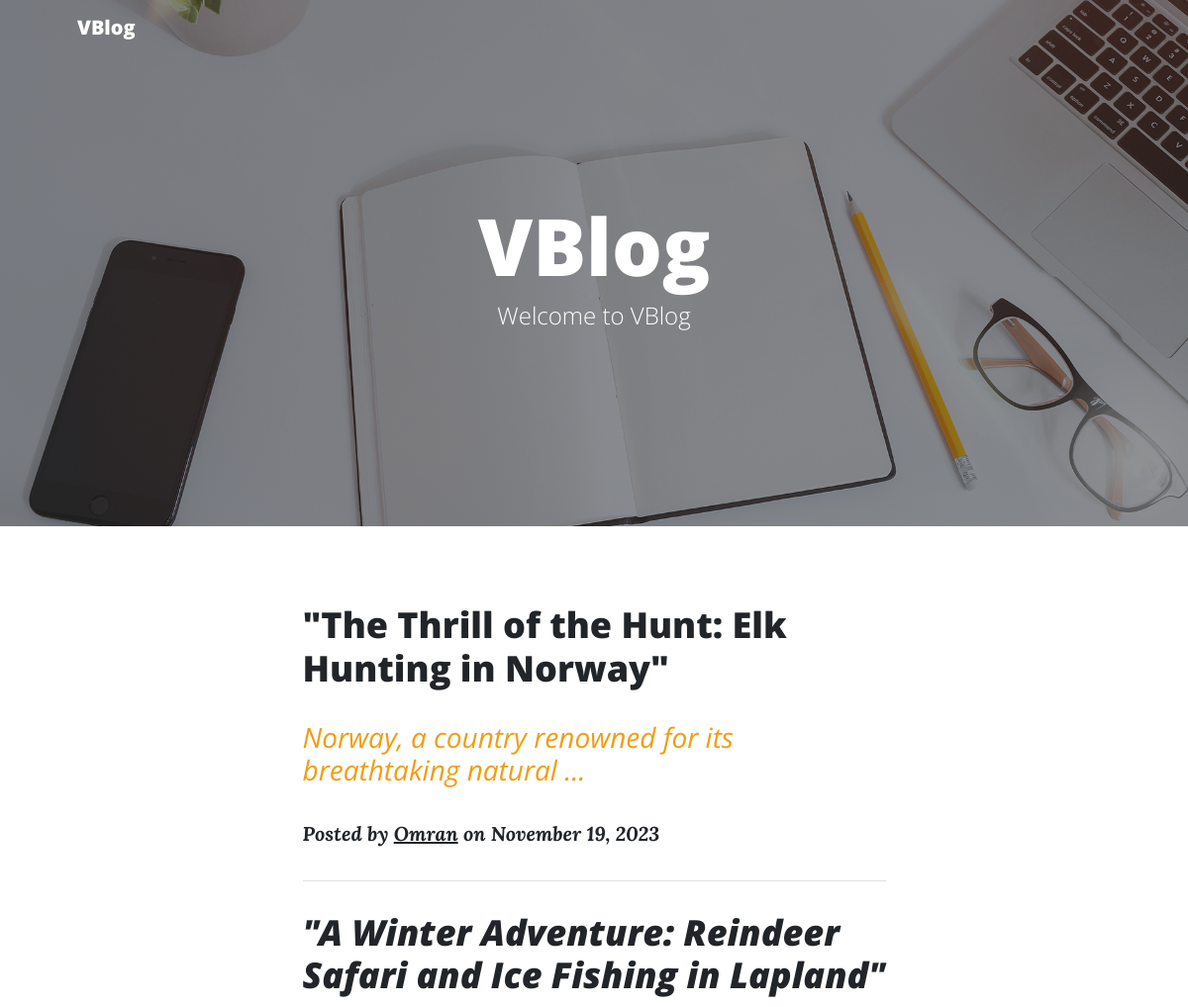
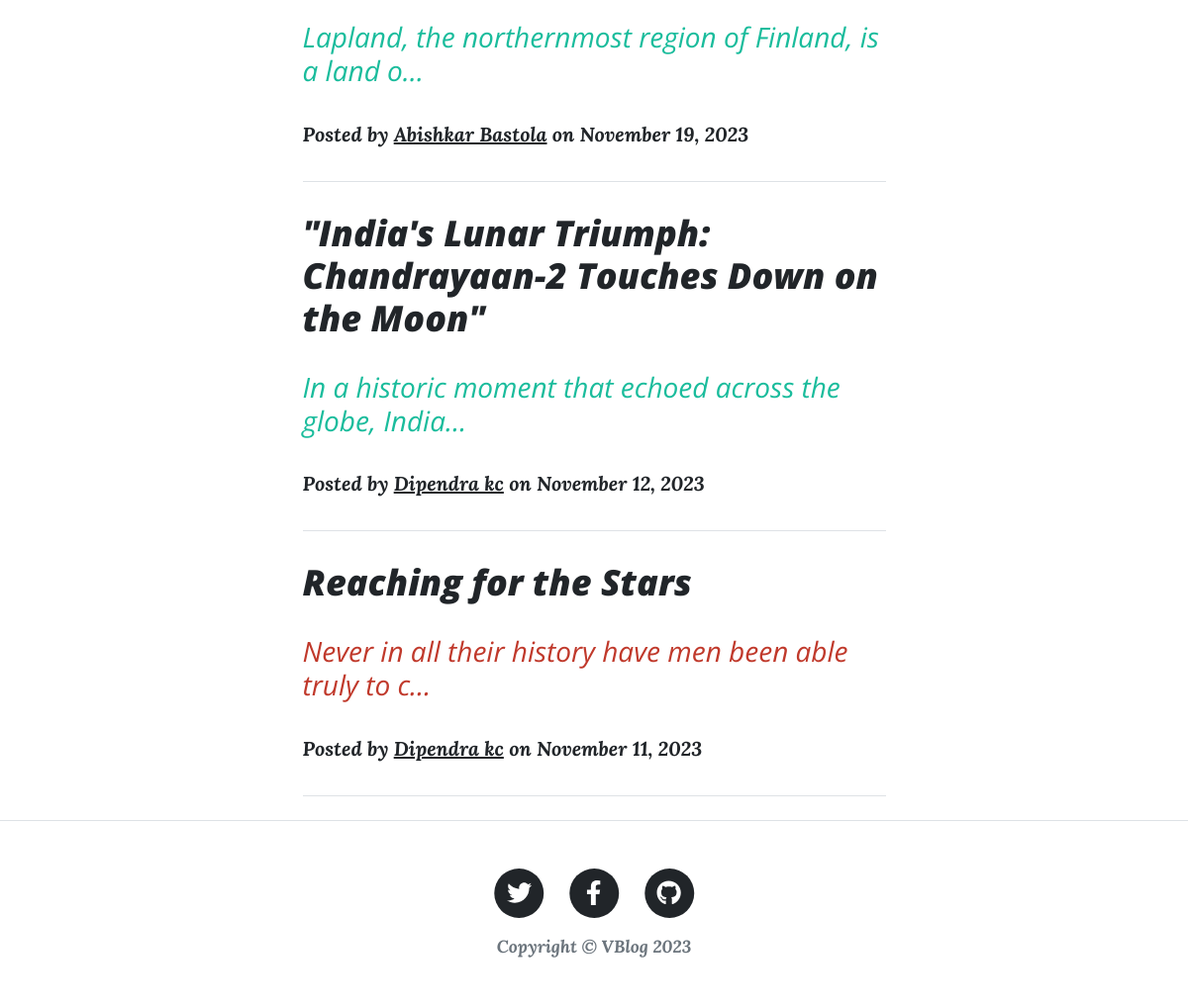
The page / on the database its author committed (2 pictures, top to bottom).
### main_app/models.py (models this page shows, shortened)
class Post(models.Model):
    STATUS_CHOICES = (
        (0, 'Draft'),
        (1, 'Publish'),
    )
    title = models.CharField(max_length=200)
    author = models.CharField(max_length=100)
    updated_on = models.DateTimeField(auto_now=True)
    content = models.TextField()
    created_on = models.DateTimeField(auto_now_add=True)
    video = models.FileField(
        upload_to='videos/',
        null=True,
        blank=True,
        validators=[
            FileExtensionValidator(allowed_extensions=['mp4', 'avi', 'mov', 'mkv']),
            validate_video_size,
        ]
    )
    status = models.IntegerField(choices=STATUS_CHOICES, default=0)

### main_app/views.py (the view)
# urls.py: 2. Add a URL to urlpatterns:  path('', views.home, name='home')
def home(request):
    posts = Post.objects.filter(status=1).order_by('-created_on')
    return render(request, 'home.html', {'posts': posts})

### templates/home.html (shortened to what this page needs)
{% extends 'base.html' %}
{% block content %}
    <div class="container px-4 px-lg-5">
        <div class="row gx-4 gx-lg-5 justify-content-center">
            <div class="col-md-10 col-lg-8 col-xl-7">
                {% for post in posts %}
                    <div class="post-preview">
                        <a href="{% url 'details' pk=post.pk %}">
                            <h2 class="post-title">{{ post.title }}</h2>
                            <h3 class="post-subtitle">
                                {% with encoded_content=post.content|truncatechars:100 %}
                                    <h3 class="post-subtitle">{{ encoded_content|safe }}</h3>
                                {% endwith %}
                            </h3>
                        </a>
                        <p class="post-meta">
                            Posted by
                            <a href="#!">{{ post.author }}</a>
                            on {{ post.created_on|date:"F j, Y" }}
                        </p>
                    </div>
                    <hr class="my-4"/>
                {% endfor %}
            </div>
        </div>
    </div>
{% endblock %}

### templates/base.html (shortened to what this page needs)
{% load static %}
<!DOCTYPE html>
<html lang="en">
<head>
    <link href="{% static 'css/styles.css' %}" rel="stylesheet"/>
</head>
<body>
<nav class="navbar navbar-expand-lg navbar-light" id="mainNav">
    <div class="container px-4 px-lg-5">
        <a class="navbar-brand" href="{% url 'home' %}">VBlog</a>
    </div>
</nav>
{% include 'header.html' %}
{% block content %}
{% endblock %}
<footer class="border-top">
    <div class="container px-4 px-lg-5">
        <div class="row gx-4 gx-lg-5 justify-content-center">
            <div class="col-md-10 col-lg-8 col-xl-7">
                <ul class="list-inline text-center">
                    <li class="list-inline-item">
                        <a href="#!">
                                    <span class="fa-stack fa-lg">
                                        <i class="fas fa-circle fa-stack-2x"></i>
                                        <i class="fab fa-twitter fa-stack-1x fa-inverse"></i>
                                    </span>
                        </a>
                    </li>
                    <li class="list-inline-item">
                        <a href="#!">
                                    <span class="fa-stack fa-lg">
                                        <i class="fas fa-circle fa-stack-2x"></i>
                                        <i class="fab fa-facebook-f fa-stack-1x fa-inverse"></i>
                                    </span>
                        </a>
                    </li>
                    <li class="list-inline-item">
                        <a href="#!">
                                    <span class="fa-stack fa-lg">
                                        <i class="fas fa-circle fa-stack-2x"></i>
                                        <i class="fab fa-github fa-stack-1x fa-inverse"></i>
                                    </span>
                        </a>
                    </li>
                </ul>
                <div class="small text-center text-muted fst-italic">Copyright &copy; VBlog 2023</div>
            </div>
        </div>
    </div>
</footer>
</body>
</html>

### templates/header.html
{% load static %}
<header class="masthead" style="background-image: url('{% static 'assets/img/home-bg.jpg' %}')">
    <div class="container position-relative px-4 px-lg-5">
        <div class="row gx-4 gx-lg-5 justify-content-center">
            <div class="col-md-10 col-lg-8 col-xl-7">
                <div class="site-heading">
                    <h1>VBlog</h1>
                    <span class="subheading">Welcome to VBlog</span>
                </div>
            </div>
        </div>
    </div>
</header>

### rows shown on the page
Post: title "\"The Thrill of the Hunt: Elk Hunting in Norway\"", value "Norway, a country renowned for its breathtaking natural …", author "Omran", created_on "November 19, 2023"
Post: title "\"A Winter Adventure: Reindeer Safari and Ice Fishing in Lapland\"", value "Lapland, the northernmost region of Finland, is a land o…", author "Abishkar Bastola", created_on "November 19, 2023"
Post: title "\"India's Lunar Triumph: Chandrayaan-2 Touches Down on the Moon\"", value "In a historic moment that echoed across the globe, India…", author "Dipendra kc", created_on "November 12, 2023"
Post: title "Reaching for the Stars", value "Never in all their history have men been able truly to c…", author "Dipendra kc", created_on "November 11, 2023"
